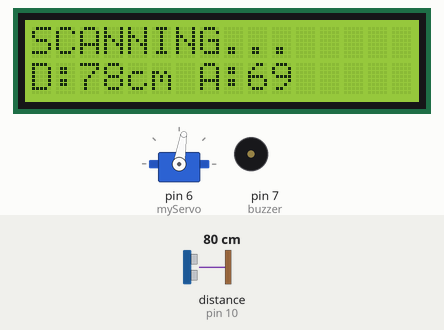
Recording of a sketch running on a simulated Arduino Uno, built with avr-gcc and run on an emulated ATmega328P. Shown: servo, 16×2 character LCD, buzzer (waves = sounding, pin HIGH). Wiring (inferred from the names in the program): ultrasonic range finder: trigger pin 9; echo pin 10. Inputs (shaded band) come from the test bench; at power-on: distance to the obstacle (sensor on pin 10) 80 cm. The echo pulse lasts 58.3 µs per cm; pins used as bus, display or sensor lines are not drawn; what the sketch prints to the serial monitor is not drawn.

Above: at 3.2 s.
3.3 s: distance to the obstacle (sensor on pin 10) set to 9 cm
At 4.2 s:
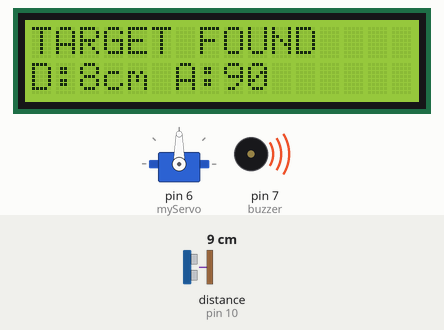
4.8 s: distance to the obstacle (sensor on pin 10) set to 2 cm
At 5.61 s:
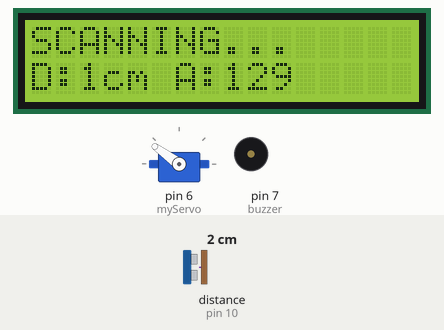
7.5 s: distance to the obstacle (sensor on pin 10) set to 18 cm
At 8.5 s:
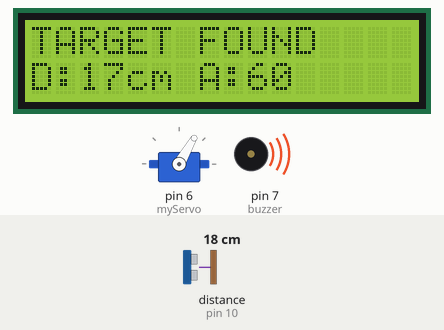
9.0 s: distance to the obstacle (sensor on pin 10) set to 4 cm
At 9.52 s:
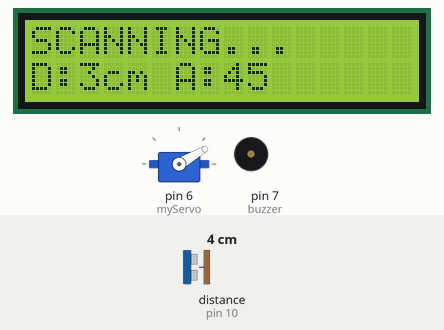
12.0 s: distance to the obstacle (sensor on pin 10) set to 9 cm
At 13.3 s:
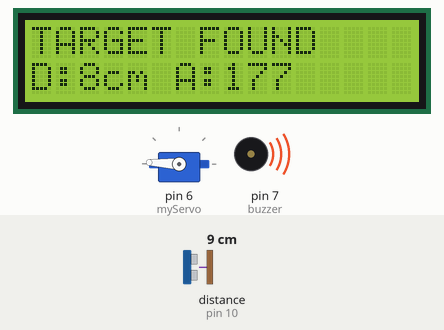
Timing chart, 0 to 14.5 s (numbered marks = the images above; inputs shaded):
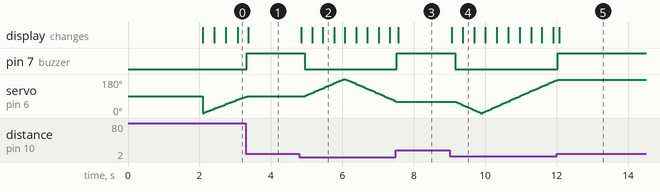

The sketch:

automatic_target_tracking.ino
```cpp
#include <Wire.h>
#include <LiquidCrystal_I2C.h>
#include <Servo.h>

Servo myServo;

// Change to 0x3F if 0x27 doesn't work
LiquidCrystal_I2C lcd(0x27, 16, 2);

#define trigPin 9
#define echoPin 10
#define buzzer 7

long duration;
int distance;

int getDistance() {

  digitalWrite(trigPin, LOW);
  delayMicroseconds(2);

  digitalWrite(trigPin, HIGH);
  delayMicroseconds(10);

  digitalWrite(trigPin, LOW);

  duration = pulseIn(echoPin, HIGH, 30000);

  if (duration == 0)
    return 400;

  return duration * 0.034 / 2;
}

void setup() {

  pinMode(trigPin, OUTPUT);
  pinMode(echoPin, INPUT);
  pinMode(buzzer, OUTPUT);

  myServo.attach(6);
  myServo.write(90);

  Serial.begin(9600);

  lcd.init();
  lcd.backlight();

  lcd.setCursor(0,0);
  lcd.print("RADAR SYSTEM");

  lcd.setCursor(0,1);
  lcd.print("Starting...");
  delay(2000);

  lcd.clear();
}

void loop() {

  // Scan Left to Right
  for (int angle = 0; angle <= 180; angle += 3) {

    myServo.write(angle);
    delay(8);

    distance = getDistance();

    Serial.print(angle);
    Serial.print(",");
    Serial.println(distance);
    //Serial.println(distance);

    if (distance > 5 && distance <= 20) {

      digitalWrite(buzzer, HIGH);

      lcd.setCursor(0,0);
      lcd.print("TARGET FOUND  ");

      lcd.setCursor(0,1);
      lcd.print("D:");
      lcd.print(distance);
      lcd.print("cm A:");
      lcd.print(angle);
      lcd.print("   ");

      // Hold position while target exists
      while (distance > 5 && distance <= 20) {

        distance = getDistance();

        lcd.setCursor(0,1);
        lcd.print("D:");
        lcd.print(distance);
        lcd.print("cm A:");
        lcd.print(angle);
        lcd.print("   ");

        delay(100);
      }

      digitalWrite(buzzer, LOW);
    }

    lcd.setCursor(0,0);
    lcd.print("SCANNING...   ");

    lcd.setCursor(0,1);
    lcd.print("D:");
    lcd.print(distance);
    lcd.print("cm A:");
    lcd.print(angle);
    lcd.print("   ");
  }

  // Scan Right to Left
  for (int angle = 180; angle >= 0; angle -= 3) {

    myServo.write(angle);
    delay(8);

    distance = getDistance();

    Serial.print(angle);
    Serial.print(",");
    Serial.println(distance);
    //Serial.println(distance);

    if (distance > 5 && distance <= 20) {

      digitalWrite(buzzer, HIGH);

      lcd.setCursor(0,0);
      lcd.print("TARGET FOUND  ");

      lcd.setCursor(0,1);
      lcd.print("D:");
      lcd.print(distance);
      lcd.print("cm A:");
      lcd.print(angle);
      lcd.print("   ");

      while (distance > 5 && distance <= 20) {

        distance = getDistance();

        lcd.setCursor(0,1);
        lcd.print("D:");
        lcd.print(distance);
        lcd.print("cm A:");
        lcd.print(angle);
        lcd.print("   ");

        delay(100);
      }

      digitalWrite(buzzer, LOW);
    }

    lcd.setCursor(0,0);
    lcd.print("SCANNING...   ");

    lcd.setCursor(0,1);
    lcd.print("D:");
    lcd.print(distance);
    lcd.print("cm A:");
    lcd.print(angle);
    lcd.print("   ");
  }
}
```

Measured:
- after the input at 3.3 s, pin 7 (buzzer): LOW → HIGH at once; servo on pin 6 (myServo): goes on until 3.3 s, then stays 90°; the display: changes after 0.07 s (image 1)
- after the input at 4.8 s, pin 7 (buzzer): HIGH → LOW after 0.15 s; servo on pin 6 (myServo): rises from 90° to 180° in 1.1 s, then falls to 63° in 1.4 s; the display: first changes after 0.05 s (image 2 shows a later state)
- after the input at 7.5 s, pin 7 (buzzer): LOW → HIGH at once; servo on pin 6 (myServo): goes on until 7.5 s, then stays 60°; the display: changes after 0.06 s (image 3)
- after the input at 9.0 s, pin 7 (buzzer): HIGH → LOW after 0.16 s; the display: first changes after 0.06 s (image 4 shows a later state)
- after the input at 12.0 s, pin 7 (buzzer): LOW → HIGH at once; servo on pin 6 (myServo): goes on until 12.0 s, then stays 177°; the display: changes after 0.07 s (image 5)
